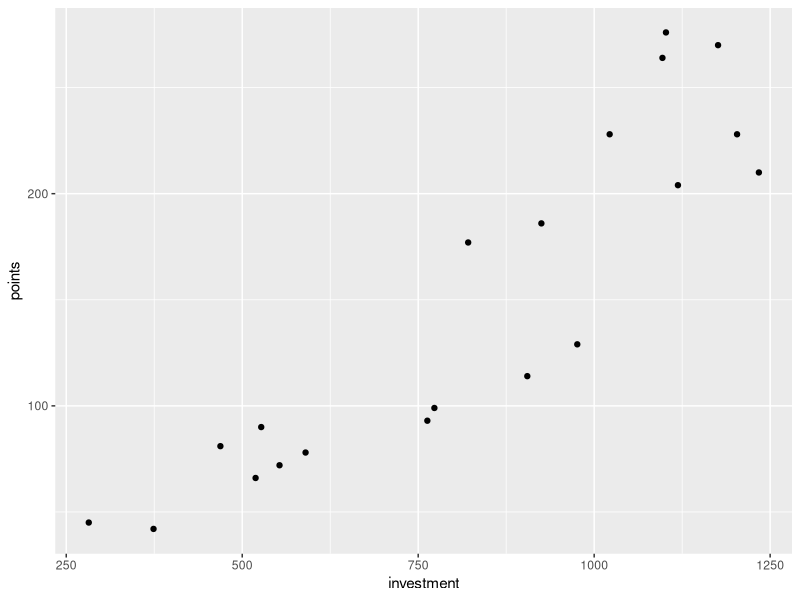
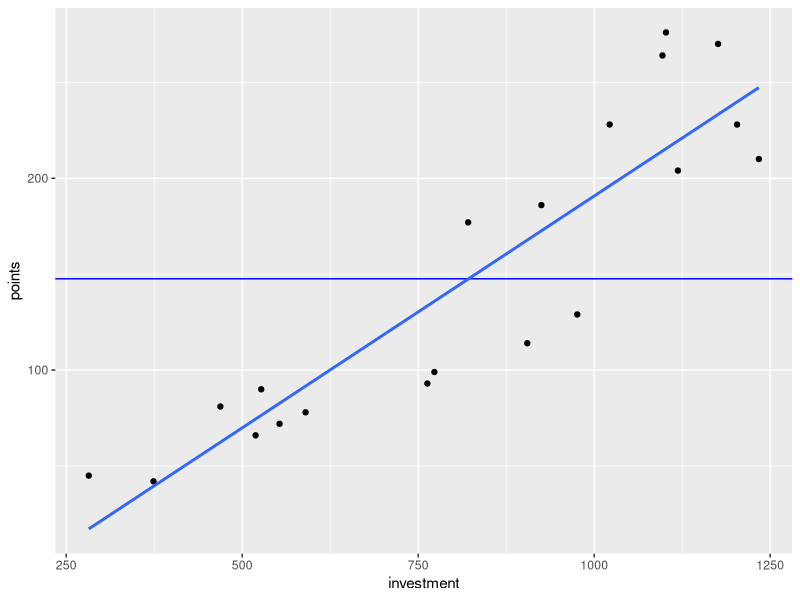
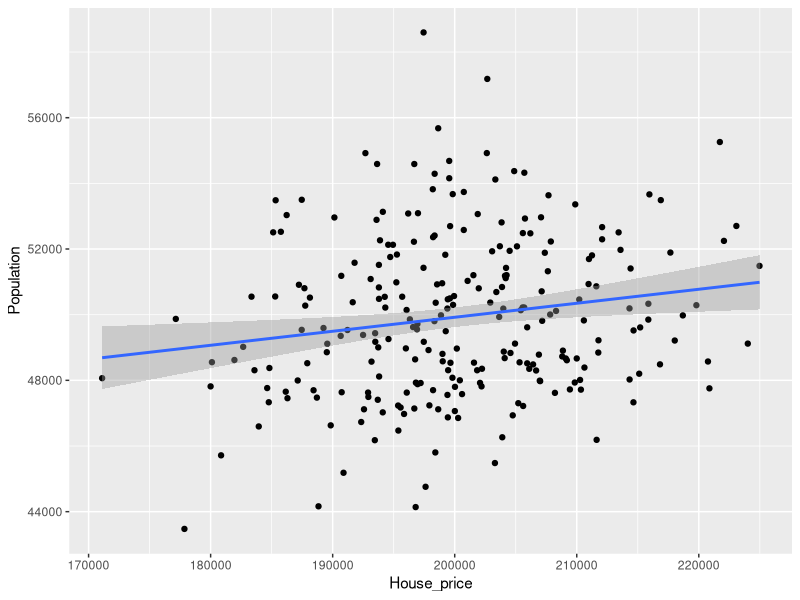
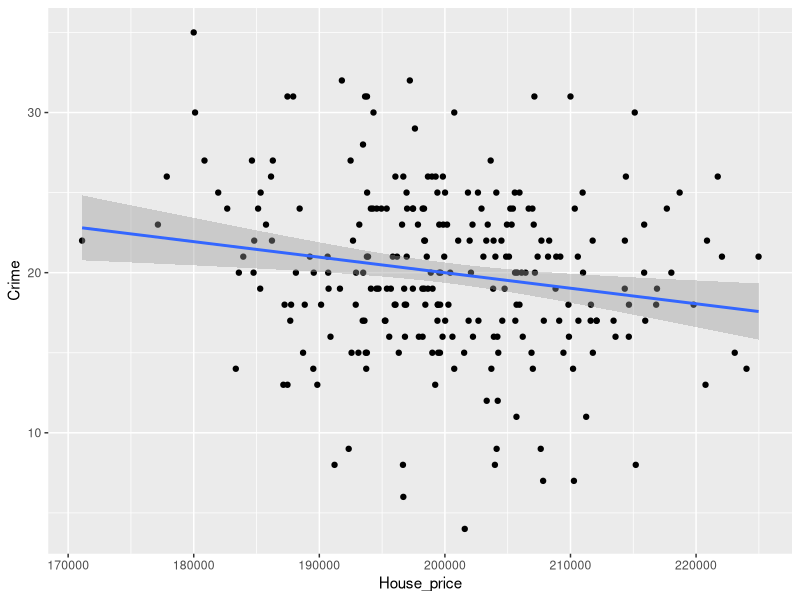
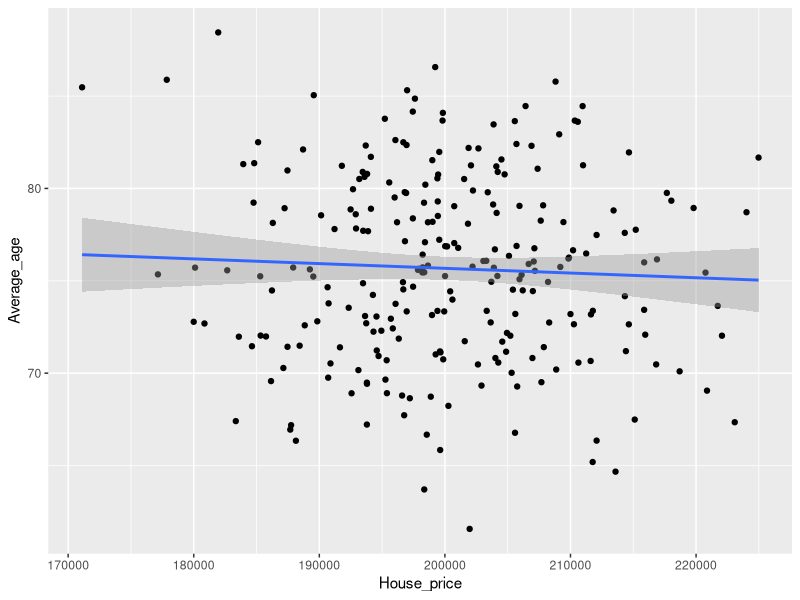
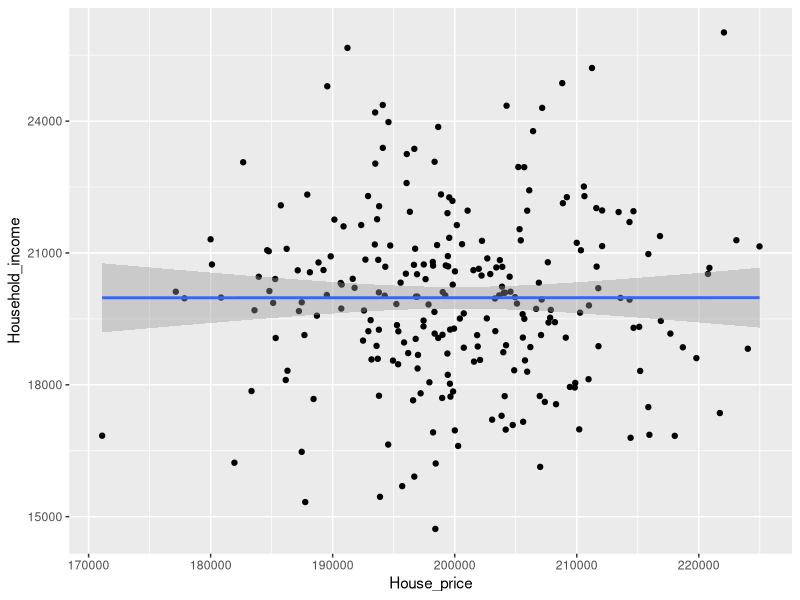
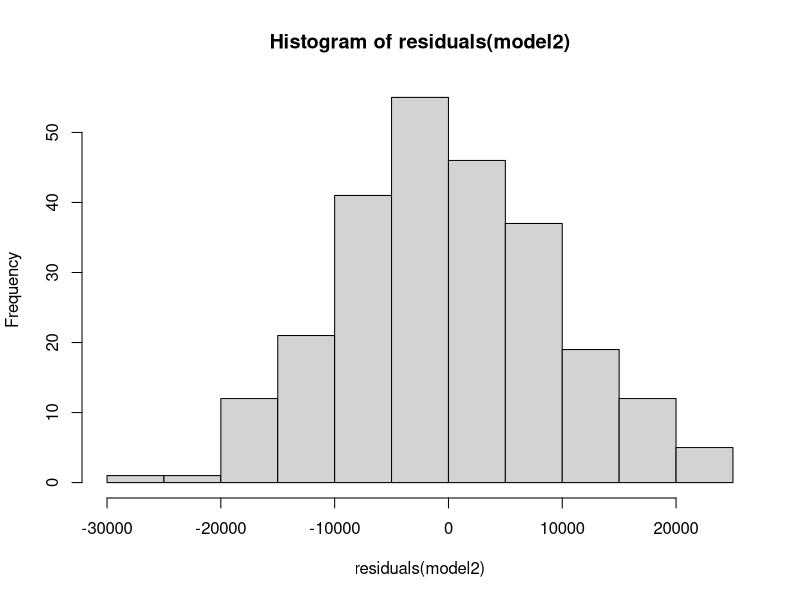
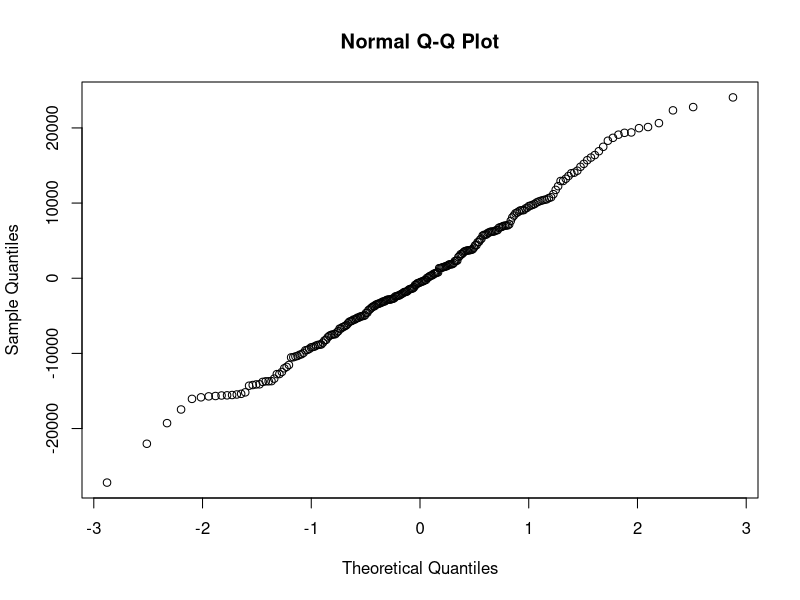

These charts were generated, in order, by the following R code: (Note: this script raises an error after producing the figures.)
library(tidyverse) # All hail the tidyverse
library(Hmisc) # Needed for correlation
library(broom) # Needed to convert stats objects into tibbles
library(car) # Needed for VIF calculations and DW test
library(psych) # Generating descriptives
library(afex) # Needed to run ANOVA model using Type III SS, contrast coding
library(emmeans) # Needed for adjusted means and pairwise comparisons
library(lme4)

dataset1 <- read_csv("dataset1.csv")

# Simple regression ####
# First we will build a scatterplot of points against investment
ggplot(dataset1, aes (x = investment, y = points)) + geom_point() 

# Let's add a regression line and a line of our outcome mean
ggplot(dataset1, aes(x = investment, y = points)) + 
  geom_point() + 
  geom_hline(yintercept = mean(dataset1$points), colour = "blue") + 
  geom_smooth(method = "lm", se = FALSE)

# Let’s calculate Pearson’s r
rcorr(dataset1$investment, dataset1$points)

# Let's do regression with just the one predictor
# We will first build a model where our outcome (points scored) is predicted 
#by the intercept of our line (i.e., the mean as a model of our data)
model0 <- lm(points ~ 1, data=dataset1)

# Now we will build a model where our outcome (points scored) is predicted by investment
model1 <- lm(points ~ investment, data=dataset1)

# Now we will compare the two models to each other
anova(model0, model1)

# Now let's get some parameter estimates
summary(model1)

# Now we're going to look at multiple regression ####
# First we're going to create the data
Region <- seq (1:250)

set.seed(1)
House_price <- rnorm(250, mean=200000, sd=10000)

set.seed(2)
Population <- rnorm (250, mean=50000, sd=2500)
Crime <- rnorm (250, mean=20, sd=5)
Average_age <- rnorm (250, mean=75, sd=5)
Household_income <- rnorm (250, mean=20000,sd=2000)
result1 <- tidy(rcorr(House_price, Population))
result2 <- tidy(rcorr(House_price, Crime))

# Find the first solution where House prices correlate (p < .01) with both Population and Crime
i <- 2
while (!(result1$p.value < .01 & result2$p.value < .01)) {
  set.seed(i)
  Population <- rnorm (250, mean=50000, sd=2500)
  Crime <- rnorm (250, mean=20, sd=5)
  result1 <- tidy(rcorr(House_price, Population))
  result2 <- tidy(rcorr(House_price, Crime))
  i <- i+1
}

data <- as.tibble(cbind(Region, as.integer(House_price), as.integer(Population), 
                        as.integer(Crime), Average_age, Household_income))

colnames(data) <- c("Region", "House_price", "Population", "Crime", 
                    "Average_age", "Household_income")

# Check the correlation structure
cor(data)

# Can house prices be predicted by (one or more of) Population, Crime (per 10000 people), 
# Average age, or Household income in a region?  We have data from 1,000 regions.
# First let's plot some individual graphs

ggplot(data, aes(x = House_price, y = Population)) + 
  geom_point() + 
  geom_smooth(method = "lm")

ggplot(data, aes(x = House_price, y = Crime)) + 
  geom_point() + 
  geom_smooth(method = "lm")

ggplot(data, aes(x = House_price, y = Average_age)) + 
  geom_point() + 
  geom_smooth(method = "lm")

ggplot(data, aes(x = House_price, y = Household_income)) + 
  geom_point() + 
  geom_smooth(method = "lm")

# First let's build a null model
model0 <- lm (House_price ~ 1, data = data)

# First let's build a model with all predictors
model1 <- lm (House_price ~ Population + Crime + Average_age + Household_income, 
              data = data)
 
# Do we have any multi-colinearity issues?
vif(model1)

# Check to see if the full model is better than the null model
anova(model0, model1)

# Now get the summary of model1
summary(model1)

# Notice that Average_age and Household_income do not seem to predict house prices
# Let's drop them in model2
model2 <- lm (House_price ~ Population + Crime, data = data)

# Is model2 now better model1?
anova(model2, model1)

AIC(model1)
AIC(model2)

# Let's validate and look at some diagnostic plots
hist(residuals(model2))
qqnorm(residuals(model2))
plot(model2)

durbinWatsonTest(model2)

# Now let's do some stepwise regression to see what we end up with
steplimitsboth <- step(model0, scope=list (upper=model1), direction = "both")

summary(steplimitsboth)

confint(steplimitsboth, level = 0.95)

# Check we don't have collinearity issues
vif(steplimitsboth)

# ANOVA as regression ####
cond <- read_csv("cond.csv")
cond$Condition <- as.factor(cond$Condition)

ggplot(cond, aes(x = Gaming, y = Ability,  colour = Condition)) + geom_point() 

# Separately by Condition
ggplot(cond, aes(x = Gaming, y = Ability,  colour = Condition)) + 
  geom_point() + 
  facet_wrap(~ Condition) + 
  geom_smooth(method = 'lm') +
  guides(colour = FALSE)

# Run the ANOVA (i.e., without the covariate)- model is significant
model1 <- aov_4(Ability ~ Condition + (1 | Participant), data = cond)
anova(model1)

# Run the ANCOVA - when we add the effect of Gaming Frequency first,
# the model is now not significant
cond$Gaming <- scale(cond$Gaming)
model_ancova <- aov_4(Ability ~ Gaming + Condition + (1 | Participant), 
                      data = cond, factorize = FALSE)
anova(model_ancova)

# Unadjusted means
describeBy(cond$Ability, group = cond$Condition)

# Report adjusted means
emmeans(model_ancova, pairwise ~ Condition, adjust = "none")

# ANCOVA as a special case of Regression 
ggplot(cond, aes(x = Condition, y = Ability, colour = Condition)) + geom_violin() + 
  geom_jitter(width = .1, alpha = .5) + stat_summary(fun.data = "mean_cl_boot") +
  theme(axis.text.x = element_text(angle = 45, hjust = 1)) + guides(colour = FALSE)

# Set up the Water level as the reference level and check the contrasts
cond$Condition <- relevel(cond$Condition, ref = 3)
contrasts(cond$Condition)

# Build a linear model just with Condition predicting Ability
lm1 <- lm(Ability ~ Condition, data = cond)
lm1

# Linear Mixed Models ####
# Start of random slopes and intercepts simulation ####
subject <- rep(1:10, each = 10)
condition <- rep(c("large", "small"), 50)
item <- rep(rep(1:5), 20)

data <- arrange(as.tibble(cbind(subject, condition, item)), -desc(condition))
data <- arrange(data, desc(item))

set.seed(1234)
rt <- c(rnorm(10, 800, 100), rnorm(10, 1000, 100),
        rnorm(10, 800, 100), rnorm(10, 1000, 100),
        rnorm(10, 800, 100), rnorm(10, 1000, 100),
        rnorm(10, 800, 100), rnorm(10, 1000, 100),
        rnorm(10, 800, 100), rnorm(10, 1000, 100))

fulldata <- arrange(cbind(data, rt), -desc(subject))

set.seed(1)
baseline <- c(rep(runif(1, 0, 500), 5),
              rep(runif(1, 0, 500), 5),
              rep(runif(1, 0, 500), 5),
              rep(runif(1, 0, 500), 5),
              rep(runif(1, 0, 500), 5),
              rep(runif(1, 0, 500), 5),
              rep(runif(1, 0, 500), 5),
              rep(runif(1, 0, 500), 5),
              rep(runif(1, 0, 500), 5),
              rep(runif(1, 0, 500), 5),
              rep(runif(1, 0, 500), 5),
              rep(runif(1, 0, 500), 5),
              rep(runif(1, 0, 500), 5),
              rep(runif(1, 0, 500), 5),
              rep(runif(1, 0, 500), 5),
              rep(runif(1, 0, 500), 5),
              rep(runif(1, 0, 500), 5),
              rep(runif(1, 0, 500), 5),
              rep(runif(1, 0, 500), 5),
              rep(runif(1, 0, 500), 5))

fulldata <- fulldata %>% arrange(subject, desc(condition))

fulldata$rt <- fulldata$rt + baseline 

mixed_model <- lmer(rt ~ condition + (1 | subject) + (1 | item), data = fulldata)
summary(mixed_model)

mixed_model_null <- lmer(rt ~ (1 | subject) + (1 | item), data = fulldata)

anova(mixed_model, mixed_model_null)

coef(mixed_model)

mixed_model <- lmer(rt ~ condition + (1 + condition | subject) + 
                      (1 + condition | item), data = fulldata)
summary(mixed_model)

mixed_model_null <- lmer(rt ~ (1 + condition | subject) + (1 + condition | item), data = fulldata)
summary(mixed_model_null)

anova(mixed_model, mixed_model_null)

coef(mixed_model)

# Plot intercepts and slopes ####
# First by subjects ####
intercepts <- coef(mixed_model)$subject[1]
slopes<- coef(mixed_model)$subject[2]

large <- unlist(intercepts, recursive = TRUE, use.names = F)
small <- unlist(intercepts, recursive = TRUE, use.names = F) + 
  unlist(slopes, recursive = TRUE, use.names = F)
rt <- c(large, small)
condition <- c(rep("large", 10), rep("small", 10))

subject <- c(1, 10, 2, 3, 4, 5, 6, 7, 8, 9, 1, 10, 2, 3, 4, 5, 6, 7, 8, 9)

data <- arrange(as.tibble(cbind(subject, condition, rt)), -desc(subject))

data$rt <- as.integer(data$rt)
data$condition <- as.factor(data$condition)
data$subject <- as.factor(data$subject)

data %>% group_by(condition) %>% summarise(mean(as.integer(rt)))

ggplot(data, aes (x = condition, y = rt, group = subject, label = subject)) + 
  geom_line(alpha = .5) +
  geom_text(check_overlap = T) +
  labs(x = "Condition", y = "RT in ms.", title = "Individual regression lines labelled per subject")

# Now by items ####
intercepts <- coef(mixed_model)$item[1]
slopes <- coef(mixed_model)$item[2]

large <- unlist(intercepts, recursive = TRUE, use.names = F)
small <- unlist(intercepts, recursive = TRUE, use.names = F) + 
  unlist(slopes, recursive = TRUE, use.names = F)
rt <- c(large, small)
condition <- c(rep("large", 5), rep("small", 5))

item <- c(1:5, 1:5)

data <- arrange(as.tibble(cbind(item, condition, rt)), -desc(item))

data$rt <- as.integer(data$rt)
data$condition <- as.factor(data$condition)
data$item <- as.factor(data$item)

data %>% group_by(condition) %>% summarise(mean(as.integer(rt)))

ggplot(data, aes (x = condition, y = rt, group = item, label = item)) + 
  geom_line(alpha = .5) +
  geom_text(check_overlap = T) +
  labs(x = "Condition", y = "RT in ms.", title = "Individual regression lines labelled per item")

# Illustration of partial pooling ####
# Inspired bt Tristan Mahr’s worked example: 
# https://www.tjmahr.com/plotting-partial-pooling-in-mixed-effects-models/

subject <- rep(1:10, each = 5)
caffeine <- rep(rep(1:5), 10)

data <- arrange(as.tibble(cbind(subject, caffeine)), caffeine)

set.seed(1234)
rt <- c(rnorm(10, 1300, 50),
        rnorm(10, 1200, 55),
        rnorm(10, 1100, 55),
        rnorm(10, 1000, 60),
        rnorm(10, 1000, 80))

data_all <- arrange(cbind(data, rt), subject)

data_all[subject == 10 & caffeine != 1,]$rt <- NA

ggplot(data_all, aes (x = caffeine, y = rt)) + 
  geom_point() +
  geom_smooth(data = data_all, method = "lm", se = FALSE, colour = "#00BFC4", size = .75, linetype = 1) +
  facet_wrap(subject, nrow = 2) +
  labs(x = "Caffeine", y = "RT") + 
  theme(legend.position = "top")

no_pooling <- as.tibble(lmList(rt ~ caffeine | subject, data_all) %>% 
                          coef() %>% 
                          # Subject IDs are stored as row-names. Make them an explicit column
                          rownames_to_column("subject") %>% 
                          rename(Intercept = `(Intercept)`, Slope = caffeine) %>% 
                          add_column(Model = "No pooling"))

no_pooling$subject <- as.integer(no_pooling$subject)

model_pooled <- lm(rt ~ caffeine, data_all) 

# Repeat the intercept and slope terms for each participant
pooled <- data_frame(
  Model = "Complete pooling",
  subject = as.integer(unique(data_all$subject)),
  Intercept = coef(model_pooled)[1], 
  Slope = coef(model_pooled)[2])

# Join the raw data so we can use plot the points and the lines.
models <- bind_rows(pooled, no_pooling) %>% 
  left_join(data_all, by = "subject")

models$subject <- as.factor(models$subject)

p_model_comparison <- ggplot(models) + 
  aes(x = caffeine, y = rt) + 
  geom_abline(aes(intercept = Intercept, slope = Slope, color = Model),
              size = .75) + 
  geom_point() +
  facet_wrap(~ subject, nrow = 2) +
  labs(x = "Caffeine", y = "RT") + 
  theme(legend.position = "top")

p_model_comparison

m <- lmer(rt ~ caffeine + (1 + caffeine | subject), data_all)
# Just to note, the singularity message suggests our model may be over
# parameterised - we'll ignore that for the purposes of this illustration 

partial_pooling <- coef(m)[["subject"]] %>% 
  as_tibble() %>% 
  rownames_to_column("subject") %>% 
  rename(Intercept = `(Intercept)`, Slope = caffeine) %>% 
  add_column(Model = "Partial pooling")

partial_pooling$subject <- as.integer(partial_pooling$subject)

df_models <- bind_rows(pooled, no_pooling, partial_pooling) %>% 
  left_join(data_all, by = "subject")

# Replace the data-set of the last plot
ggplot(df_models) + 
  aes(x = caffeine, y = rt) + 
  geom_abline(aes(intercept = Intercept, slope = Slope, color = Model),
              size = .75) + 
  geom_point() +
  facet_wrap(~ subject, nrow = 2) +
  labs(x = "Caffeine", y = "RT") + 
  theme(legend.position = "top")

# Linear mixed model (LMM) for 1-factor (repeated measures) with three levels ####
DV <- read_csv("DV_1factor.csv", 
               col_types = cols(Condition = col_factor(levels = c("Neutral", 
                                                                  "Positive", "Negative"))))
DV$Condition <- relevel(DV$Condition, ref=3)

ggplot(DV, aes(x = Condition, y = Gaze, colour = Condition)) + 
  geom_boxplot() + 
  guides(colour=FALSE)

ggplot(DV, aes(x = Condition, y = Gaze, colour = Condition)) + 
  geom_violin() + 
  geom_jitter(width = .1, alpha = .5) + 
  stat_summary(fun.data = "mean_cl_boot", colour = "black") + 
  guides(colour = FALSE)

model.null <- lmer(Gaze ~ (1 + Condition | Subject) + (1 + Condition | Item), 
                   data = DV, REML = TRUE)
model.full <- lmer(Gaze ~ Condition + (1 + Condition | Subject) + (1 + Condition | Item), 
                   data = DV, REML = TRUE)
anova(model.null, model.full)
summary(model.full)

# GLMM for binomial data - 1-factor with(repeated measures) with 3 levels 
RO <- read_csv("RO.csv", col_types = cols(Condition = col_factor(levels = c("Neutral", 
                                                                            "Positive", "Negative"))))

data_agg <- RO %>% 
  group_by(Condition) %>% 
  summarise(mean = mean(DV), sd = sd(DV))

ggplot(data_agg, aes(x = Condition, y = mean, fill = Condition)) + 
  geom_col() +
  guides(fill = FALSE)

model.full <- glmer(DV ~ Condition + (1+Condition|Subject) + (1+Condition|Item), 
                    data=RO, family = binomial)

model.interceptonly <- glmer(DV ~ Condition + (1 | Subject) + (1 | Item), 
                             data = RO, family = binomial)

model.null <- glmer(DV ~  (1 | Subject) + (1 | Item), data = RO, family = binomial)
anova(model.interceptonly, model.null)

# LMM for 2x2 repeated measures factorial design
DV <- read_csv("DV.csv")

DV$Sentence <- as.factor(DV$Sentence)
DV$Context <- as.factor(DV$Context)

# Set up contrast coding
contrasts(DV$Sentence) <- matrix(c(.5, -.5))
contrasts(DV$Context) <- matrix(c(.5, -.5))

# Visualise
ggplot(DV, aes(x = Context:Sentence, y = RT, colour = Context:Sentence)) + 
  geom_violin() + 
  geom_jitter(width = .1, alpha = .1) + 
  stat_summary(fun.data = "mean_cl_boot", colour = "black") + 
  guides(colour = FALSE)

data_agg <- DV %>% 
  group_by(Context, Sentence) %>% 
  summarise_at("RT", funs(mean, sd), na.rm = TRUE)

data_agg$SE <- data_agg$sd/sqrt(60)

ggplot(data_agg, aes(x = Context, y = mean, fill = Context, group = Sentence, 
                     colour = Sentence)) +
  geom_line() + 
  geom_point() + 
  ylim(1200, 1800) + 
  labs(y = "Mean RT (ms.)") +
  geom_errorbar(aes(ymin = mean - SE, ymax = mean + SE, width = .1)) + 
  guides(fill = FALSE)

model.full <- lmer(RT ~ Context * Sentence + (1 + Context * Sentence | Subject) + 
                     (1 + Context * Sentence | Item), data = DV, REML = TRUE)
model.null <- lmer(RT ~ (1 + Context * Sentence | Subject) + (1 + Context * Sentence|Item), 
                   data = DV, REML = TRUE)
anova(model.full, model.null)
summary(model.full)

emmeans(model.full, pairwise ~ Context * Sentence, adjust = "none")

# Build and examine normality of residuals with data untransformed ####
model.full <- lmer(RT ~ Context * Sentence + (1 + Context * Sentence|Subject) + 
                     (1 + Context * Sentence | Item), data = DV, REML = TRUE)
qqnorm(residuals(model.full))
summary(model.full)

# Build and examine normality of residuals with data log transformed 
model.full <- lmer(log(RT) ~ Context * Sentence + (1 + Context * Sentence | Subject) + 
                     (1 + Context * Sentence | Item), data = DV, REML = TRUE)
qqnorm(residuals(model.full))
summary(model.full)

# Build and examine normality of residuals with GLMM under the Gamma distribution - 
# simplified random effects structure needed to converge
model.full <- glmer(RT ~ Context * Sentence + (1 | Subject) + 
                      (1 | Item), data = DV, family = Gamma)
qqnorm(residuals(model.full))
summary(model.full)
